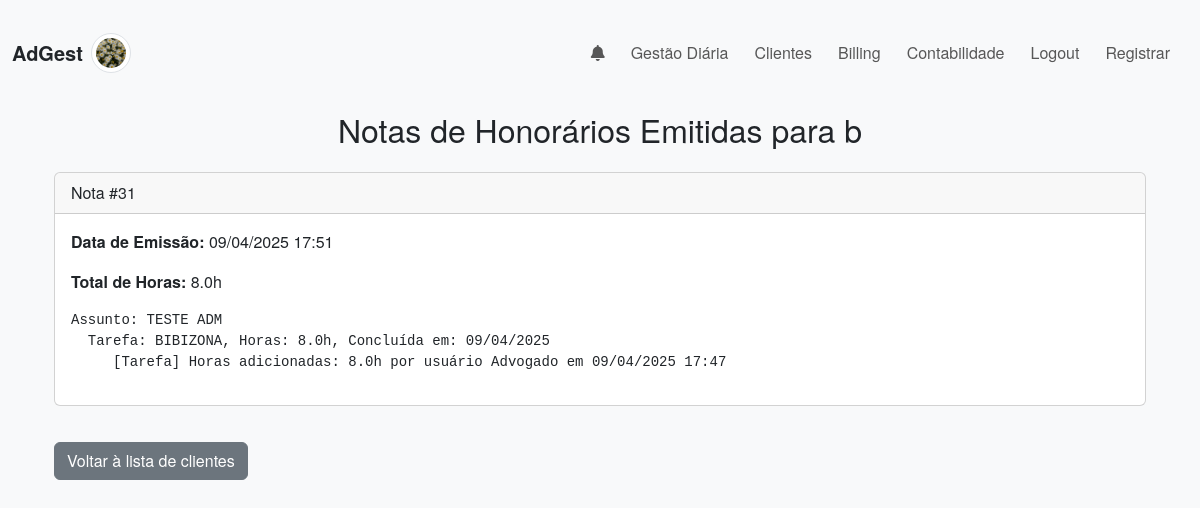
/billing_cliente/3 (signed in), run on the app's committed database.
### app/models.py (models this page shows, shortened)
class User(UserMixin, db.Model):
    __tablename__ = 'users'
    id = db.Column(db.Integer, primary_key=True)
    username = db.Column(db.String(100), unique=True, nullable=False)
    nickname = db.Column(db.String(10), nullable=False)
    email = db.Column(db.String(120), unique=True, nullable=False)
    profile_image = db.Column(db.String(120), default='default.jpg')
    password = db.Column(db.String(200), nullable=False)
    role = db.Column(db.String(50), default='advogado')
    __table_args__ = (db.UniqueConstraint('email', name='uq_users_email'),)

class Client(db.Model):
    __tablename__ = 'clients'
    id = db.Column(db.Integer, primary_key=True)
    user_id = db.Column(db.Integer, db.ForeignKey('users.id'), nullable=False)
    name = db.Column(db.String(100), nullable=False)  # unique=True removido
    number_interno = db.Column(db.String(50), nullable=True)
    nif = db.Column(db.String(50), nullable=True)
    address = db.Column(db.String(200), nullable=True)
    email = db.Column(db.String(100), nullable=True)
    telephone = db.Column(db.String(20), nullable=True)
    assuntos = db.relationship('Assunto', backref='client', lazy=True)
    __table_args__ = (
        db.UniqueConstraint('user_id', 'name', name='uq_user_clientname'),
    )
    shares = db.relationship('ClientShare', backref='client', lazy='dynamic')

class NotaHonorarios(db.Model):
    __tablename__ = 'nota_honorarios'
    id = db.Column(db.Integer, primary_key=True)
    user_id = db.Column(db.Integer, db.ForeignKey('users.id'), nullable=False)
    client_id = db.Column(db.Integer, db.ForeignKey('clients.id'), nullable=False)
    created_at = db.Column(db.DateTime, default=datetime.utcnow)
    details = db.Column(db.Text)  # Lista de itens faturados (por exemplo, "Tarefa 5, Prazo 3")
    total_hours = db.Column(db.Float, default=0.0)
    is_confirmed = db.Column(db.Boolean, default=False)  # Pode ser usado para indicar se a nota já foi finalizada
    client = db.relationship('Client', backref='nota_honorarios')

### app/routes.py (the view)
@main.route('/billing_cliente/<int:client_id>')
@login_required
def billing_cliente(client_id):
    client = Client.query.get_or_404(client_id)
    billing_notes = NotaHonorarios.query.filter(
        NotaHonorarios.client_id == client_id,
        or_(
            NotaHonorarios.user_id == current_user.id,
            NotaHonorarios.client.has(Client.shares.any(ClientShare.user_id == current_user.id))
        )
    ).order_by(NotaHonorarios.created_at.desc()).all()
    return render_template('billing_cliente.html', client=client, billing_notes=billing_notes)

### app/routes.py (called while the page is built)
@main.context_processor
def inject_notifications():
    if current_user.is_authenticated:
        notifs_nao_lidas = Notification.query.filter_by(
            user_id=current_user.id, is_read=False
        ).order_by(Notification.timestamp.desc()).all()
        unread = len(notifs_nao_lidas)
        return dict(notifications=notifs_nao_lidas, unread_count=unread)
    return dict(notifications=[], unread_count=0)

### app/templates/billing_cliente.html (shortened to what this page needs)
{% extends "base.html" %}
{% block content %}
<div class="container">
  <h2 class="text-center my-4">Notas de Honorários Emitidas para {{ client.name }}</h2>
  {% if billing_notes %}
    <div id="clientBillingCarousel" class="carousel slide" data-bs-interval="false">
      <div class="carousel-inner">
        {% for note in billing_notes %}
          <div class="carousel-item {% if loop.first %}active{% endif %}">
            <div class="card">
              <div class="card-header">
                Nota #{{ note.id }}
              </div>
              <div class="card-body">
                <p><strong>Data de Emissão:</strong> {{ note.created_at.strftime('%d/%m/%Y %H:%M') }}</p>
                <p><strong>Total de Horas:</strong> {{ note.total_hours }}h</p>
                <pre style="white-space: pre-wrap;">{{ note.details }}</pre>
              </div>
            </div>
          </div>
        {% endfor %}
      </div>
      <button class="carousel-control-prev" type="button" data-bs-target="#clientBillingCarousel" data-bs-slide="prev">
        <span class="carousel-control-prev-icon" aria-hidden="true"></span>
      </button>
      <button class="carousel-control-next" type="button" data-bs-target="#clientBillingCarousel" data-bs-slide="next">
        <span class="carousel-control-next-icon" aria-hidden="true"></span>
      </button>
    </div>
  {% else %}
    <p>Nenhuma nota emitida para este cliente.</p>
  {% endif %}
  <a href="{{ url_for('main.clientes') }}" class="btn btn-secondary mt-3">Voltar à lista de clientes</a>
</div>
{% endblock %}

### app/templates/base.html (shortened to what this page needs)
<!doctype html>
<html lang="pt">
  <head>
    <link
      rel="stylesheet"
      href="https://cdnjs.cloudflare.com/ajax/libs/font-awesome/6.2.1/css/all.min.css"
    />
    <link
      href="https://cdn.jsdelivr.net/npm/bootstrap@5.3.0/dist/css/bootstrap.min.css"
      rel="stylesheet"
    >
    <link rel="stylesheet" href="{{ url_for('static', filename='css/style.css') }}">
  </head>
  <body>
    <nav class="navbar navbar-expand-lg navbar-light bg-light">
      <div class="container-fluid">
        <div class="navbar-brand d-flex align-items-center">
          <a href="{{ url_for('main.index') }}" class="text-decoration-none text-dark">
            AdGest
          </a>
          {% if current_user.is_authenticated and current_user.profile_image %}
            <a href="{{ url_for('main.profile') }}" class="ms-2">
              <img src="{{ url_for('static', filename='icons/' ~ current_user.profile_image) }}"
                   alt="Avatar" class="img-thumbnail"
                   style="width: 40px; height: 40px; object-fit: cover; border-radius: 50%;">
            </a>
          {% endif %}
        </div>
        <div class="collapse navbar-collapse" id="navbarNav">
          <ul class="navbar-nav ms-auto">
            <li class="nav-item dropdown">
              <a class="nav-link dropdown-toggle" href="#" id="navbarNotifications" role="button" data-bs-toggle="dropdown" aria-expanded="false">
                <i class="fa-solid fa-bell"></i>
              </a>
            </li>
            <li class="nav-item">
              <a class="nav-link" href="{{ url_for('main.dashboard') }}">Gestão Diária</a>
            </li>
            <li class="nav-item">
              <a class="nav-link" href="{{ url_for('main.clientes') }}">Clientes</a>
            </li>
            {% if current_user.is_authenticated and current_user.role not in ['contabilidade', 'backoffice'] %}
            <li class="nav-item">
              <a class="nav-link" href="{{ url_for('main.billing') }}">Billing</a>
            </li>
            {% endif %}
            {% if current_user.is_authenticated and current_user.role in ['contabilidade', 'admin'] %}
              <li class="nav-item">
                <a class="nav-link" href="{{ url_for('accounting.manage_invoices') }}">
                  Contabilidade
                </a>
              </li>
            {% endif %}
            {% if current_user.is_authenticated %}
              <li class="nav-item">
                <a class="nav-link" href="{{ url_for('main.logout') }}">Logout</a>
              </li>
              {% if current_user.role == 'admin' %}
                <li class="nav-item">
                  <a class="nav-link" href="{{ url_for('main.register') }}">Registrar</a>
                </li>
              {% endif %}
            {% else %}
              <li class="nav-item">
                <a class="nav-link" href="{{ url_for('main.login') }}">Login</a>
              </li>
            {% endif %}
          </ul>
        </div>
      </div>
    </nav>
    <div class="container mt-3">
      {% block content %}{% endblock %}
    </div>
  </body>
</html>

### app/static/css/style.css (style rules this page uses)
body { background-color: #f8f9fa; font-family: "Helvetica Neue", Helvetica, Arial, sans-serif; }
.navbar-brand { font-weight: bold; }
.navbar-nav .nav-link { margin-right: 10px; }
.container, .container-fluid { margin-top: 20px; }
.card { margin-bottom: 20px; }
.dropdown-toggle::after { display: none; }

### data on the page
User: profile_image (picture)
Client: name "b"
NotaHonorarios: id "31", created_at "09/04/2025 17:51", total_hours "8.0", details "Assunto: TESTE ADM Tarefa: BIBIZONA, Horas: 8.0h, Concluída em: 09/04/2025 [Tarefa] Horas adicionadas: 8.0h por usuário Advogado em 09/04/2025 17:47"
